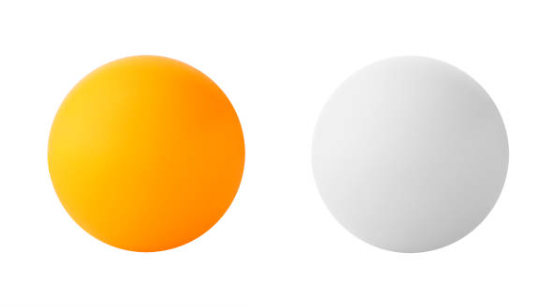
#> input picture pingpong_balls.png, 555 x 307 px
$ jupyter execute sand_box.ipynb   (shell and % lines are left out)
#> lines starting #> are read from the running program, lines starting #| are printed output that depends on the picture; long printed decimals are rounded
<u>**Understand the quantization process**

[cell 1]
import numpy as np

def quantize_8bits(float_data):
    # Calculate the range of the data
    data_min = np.min(float_data)
    data_max = np.max(float_data)

    # Calculate the scale and zero-point
    scale = (data_max - data_min) / 255
    zero_point = data_min

    # Quantize the data
    quantized_data = np.round((float_data - zero_point) / scale).astype(np.uint8)
    return quantized_data, zero_point, scale

def quantize_signed_8bits(float_data):
    # Calculate the range of the data
    data_min = -np.max(np.abs(float_data))
    data_max = np.max(np.abs(float_data))

    # Calculate the scale and zero-point
    scale = (data_max - data_min) / 255
    zero_point = data_min + 128 * scale

    # Quantize the data
    quantized_data = np.round((float_data - zero_point) / scale).astype(np.int8)
    return quantized_data, zero_point, scale

def dequantize_data(quantized_data, zero_point, scale):
    # Dequantize the data to get back to the original scale
    return np.around(quantized_data * scale + zero_point, decimals=4)

# Generate random values between -1 and 1
np.random.seed(42)
random_array = np.around(np.sort(np.random.uniform(-1, 1, 9)), decimals=4)

# Print the results
print("Original data:         ", random_array)

# Quantize asym
quantized_asym_data, zero_point, scale = quantize_8bits(random_array)
dequantize_asym_data = dequantize_data(quantized_asym_data, zero_point, scale)
print("Quantized asym data:   ", quantized_asym_data)
print("Dequantized asym data: ", dequantize_asym_data)

# Quantize sym
quantized_sym_data, zero_point, scale = quantize_signed_8bits(random_array)
dequantize_sym_data = dequantize_data(quantized_sym_data, zero_point, scale)
print("Quantized sym data:    ", quantized_sym_data)
print("Dequantized sym data:  ", dequantize_sym_data)

<u>**Understand the shape of a tensor**

[cell 2]
import numpy as np

[cell 3]
#create a numpy array with a shape of 1x5x10
array = np.random.rand(1, 3, 5)
print(array)

[cell 4]
#print the shape of the array
print(np.shape(array))

[cell 5]
#transpose the array
array_transposed = np.transpose(array)
print(array_transposed)

[cell 6]
#print the shape of the transposed array
print(np.shape(array_transposed))

<u>**Understand the preprocessing input tensors constraints**

[cell 7]
from PIL import Image
from IPython.display import display
import numpy as np

[cell 8]
# Load the image
img = Image.open('pingpong_balls.png')
#> img is the input picture: PIL image 555x307 RGBA; mean R, G, B, A 248.2, 233.2, 204.9, 255

[cell 9]
# Display the image
display(img)

[cell 10]
# Print the size of the image
print(f"Image size: {img.size}")  # Output will be in the format (width, height)
#| Image size: (555, 307)

[cell 11]
# Convert the image to a NumPy array
img_array = np.array(img)

# Print the shape of the image
print(f"Image shape: {img_array.shape}")  # Output will be (224, 224, 3) for an RGB image
#| Image shape: (307, 555, 4)

[cell 12]
# Imagine a NN model with a 224x224 input size
# Resize the image to 224x224 pixels without keeping the aspect ratio
resized_img_stretch = img.resize((224, 224))
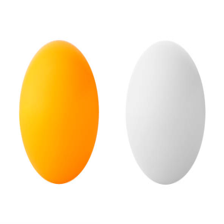
#> resized_img_stretch: PIL image 224x224 RGBA; mean R, G, B, A 248.2, 233.1, 204.9, 255

[cell 13]
# Display the resized_img_stretch
display(resized_img_stretch)

[cell 14]
# Imagine a NN model with a 224x224 input size
# Resize the image to 224x224 pixels and keep the aspect ratio
left = 555/4
top = 0
right = left + 307
bottom = 307
img_crop = img.crop((left, top, right, bottom))
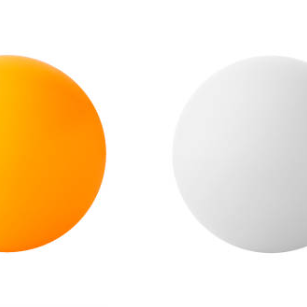
#> img_crop: PIL image 307x307 RGBA; mean R, G, B, A 247.6, 229.5, 203, 255
resized_img_keep_ratio = img_crop.resize((224, 224))

[cell 15]
# Display the resized_img_keep_ratio
display(resized_img_keep_ratio)

[cell 16]
# Convert the image to a NumPy array
img_array = np.array(resized_img_keep_ratio)

# Print the shape of the image
print(f"Image shape: {img_array.shape}")  # Output will be (224, 224, 3) for an RGB image
#| Image shape: (224, 224, 4)

[cell 17]
# Imagine that the input shape of the NN model is (224,224,3)
# Remove the alpha channel
img_array = img_array[:, :, :3]

# Convert the NumPy array back to a PIL image
img_no_alpha = Image.fromarray(img_array)

[cell 18]
# Display the resized_img_stretch
display(img_no_alpha)

[cell 19]
# Display the image with R and B component inverted
img_array = img_array[:, :, [2, 1, 0]]

# Convert the NumPy array back to a PIL image
img_BGR = Image.fromarray(img_array)

[cell 20]
# Display the image with R and B component inverted
display(img_BGR)

[cell 21]
# Print one pixel of the picture
print(img_array[110][0])
#| [  1 176 255]

[cell 22]
# Imagine that the input shape of the NN model has a float format expected [-1, 1]
# The RGB picture need to be converted into float and normalized using the mean and the standart deviation
# calculated from the trained dataset and generaly provided with NN information.
mean = 127.5
std_dev = 127.5
# Remove the alpha channel
normalized_img_array = (img_array - mean) / std_dev

[cell 23]
# Print same pixel of the picture but normalized
print(normalized_img_array[110][0])
#| [-0.9922  0.3804  1.        ]
